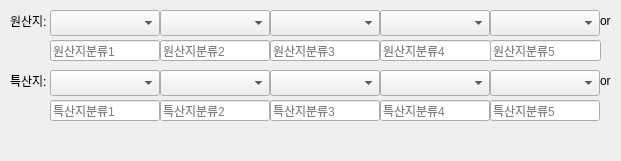
       <widget class="QWidget" name="widget_32" native="true">
        <property name="geometry">
         <rect>
          <x>690</x>
          <y>450</y>
          <width>621</width>
          <height>161</height>
         </rect>
        </property>
        <widget class="QLineEdit" name="lineEdit_ing_origin3_15">
         <property name="geometry">
          <rect>
           <x>270</x>
           <y>40</y>
           <width>110</width>
           <height>21</height>
          </rect>
         </property>
         <property name="text">
          <string/>
         </property>
         <property name="placeholderText">
          <string>원산지분류3</string>
         </property>
        </widget>
        <widget class="QLineEdit" name="lineEdit_ing_origin5_15">
         <property name="geometry">
          <rect>
           <x>490</x>
           <y>40</y>
           <width>111</width>
           <height>21</height>
          </rect>
         </property>
         <property name="text">
          <string/>
         </property>
         <property name="placeholderText">
          <string>원산지분류5</string>
         </property>
        </widget>
        <widget class="QLabel" name="label_104">
         <property name="geometry">
          <rect>
           <x>10</x>
           <y>10</y>
           <width>60</width>
           <height>21</height>
          </rect>
         </property>
         <property name="text">
          <string>원산지:</string>
         </property>
        </widget>
        <widget class="QComboBox" name="comboBox_ing_origin1_15">
         <property name="geometry">
          <rect>
           <x>50</x>
           <y>10</y>
           <width>110</width>
           <height>26</height>
          </rect>
         </property>
        </widget>
        <widget class="QLineEdit" name="lineEdit_ing_origin2_15">
         <property name="geometry">
          <rect>
           <x>160</x>
           <y>40</y>
           <width>110</width>
           <height>21</height>
          </rect>
         </property>
         <property name="text">
          <string/>
         </property>
         <property name="placeholderText">
          <string>원산지분류2</string>
         </property>
        </widget>
        <widget class="QLineEdit" name="lineEdit_ing_origin4_15">
         <property name="geometry">
          <rect>
           <x>380</x>
           <y>40</y>
           <width>111</width>
           <height>21</height>
          </rect>
         </property>
         <property name="text">
          <string/>
         </property>
         <property name="placeholderText">
          <string>원산지분류4</string>
         </property>
        </widget>
        <widget class="QLabel" name="label_117">
         <property name="geometry">
          <rect>
           <x>600</x>
           <y>10</y>
           <width>21</width>
           <height>21</height>
          </rect>
         </property>
         <property name="text">
          <string>or</string>
         </property>
        </widget>
        <widget class="QLineEdit" name="lineEdit_ing_origin1_15">
         <property name="geometry">
          <rect>
           <x>50</x>
           <y>40</y>
           <width>110</width>
           <height>21</height>
          </rect>
         </property>
         <property name="text">
          <string/>
         </property>
         <property name="placeholderText">
          <string>원산지분류1</string>
         </property>
        </widget>
        <widget class="QComboBox" name="comboBox_ing_origin2_15">
         <property name="geometry">
          <rect>
           <x>160</x>
           <y>10</y>
           <width>110</width>
           <height>26</height>
          </rect>
         </property>
        </widget>
        <widget class="QComboBox" name="comboBox_ing_origin3_15">
         <property name="geometry">
          <rect>
           <x>270</x>
           <y>10</y>
           <width>110</width>
           <height>26</height>
          </rect>
         </property>
        </widget>
        <widget class="QComboBox" name="comboBox_ing_origin4_15">
         <property name="geometry">
          <rect>
           <x>380</x>
           <y>10</y>
           <width>110</width>
           <height>26</height>
          </rect>
         </property>
        </widget>
        <widget class="QComboBox" name="comboBox_ing_origin5_15">
         <property name="geometry">
          <rect>
           <x>490</x>
           <y>10</y>
           <width>110</width>
           <height>26</height>
          </rect>
         </property>
        </widget>
        <widget class="QComboBox" name="comboBox_ing_specialty2_15">
         <property name="geometry">
          <rect>
           <x>160</x>
           <y>70</y>
           <width>110</width>
           <height>26</height>
          </rect>
         </property>
        </widget>
        <widget class="QLabel" name="label_118">
         <property name="geometry">
          <rect>
           <x>600</x>
           <y>70</y>
           <width>21</width>
           <height>21</height>
          </rect>
         </property>
         <property name="text">
          <string>or</string>
         </property>
        </widget>
        <widget class="QLineEdit" name="lineEdit_ing_specialty2_15">
         <property name="geometry">
          <rect>
           <x>160</x>
           <y>100</y>
           <width>110</width>
           <height>21</height>
          </rect>
         </property>
         <property name="text">
          <string/>
         </property>
         <property name="placeholderText">
          <string>특산지분류2</string>
         </property>
        </widget>
        <widget class="QLabel" name="label_105">
         <property name="geometry">
          <rect>
           <x>10</x>
           <y>70</y>
           <width>60</width>
           <height>21</height>
          </rect>
         </property>
         <property name="text">
          <string>특산지:</string>
         </property>
        </widget>
        <widget class="QComboBox" name="comboBox_ing_specialty4_15">
         <property name="geometry">
          <rect>
           <x>380</x>
           <y>70</y>
           <width>110</width>
           <height>26</height>
          </rect>
         </property>
        </widget>
        <widget class="QComboBox" name="comboBox_ing_specialty1_15">
         <property name="geometry">
          <rect>
           <x>50</x>
           <y>70</y>
           <width>110</width>
           <height>26</height>
          </rect>
         </property>
        </widget>
        <widget class="QLineEdit" name="lineEdit_ing_specialty1_15">
         <property name="geometry">
          <rect>
           <x>50</x>
           <y>100</y>
           <width>110</width>
           <height>21</height>
          </rect>
         </property>
         <property name="text">
          <string/>
         </property>
         <property name="placeholderText">
          <string>특산지분류1</string>
         </property>
        </widget>
        <widget class="QComboBox" name="comboBox_ing_specialty3_15">
         <property name="geometry">
          <rect>
           <x>270</x>
           <y>70</y>
           <width>110</width>
           <height>26</height>
          </rect>
         </property>
        </widget>
        <widget class="QLineEdit" name="lineEdit_ing_specialty4_15">
         <property name="geometry">
          <rect>
           <x>380</x>
           <y>100</y>
           <width>110</width>
           <height>21</height>
          </rect>
         </property>
         <property name="text">
          <string/>
         </property>
         <property name="placeholderText">
          <string>특산지분류4</string>
         </property>
        </widget>
        <widget class="QComboBox" name="comboBox_ing_specialty5_15">
         <property name="geometry">
          <rect>
           <x>490</x>
           <y>70</y>
           <width>110</width>
           <height>26</height>
          </rect>
         </property>
        </widget>
        <widget class="QLineEdit" name="lineEdit_ing_specialty3_15">
         <property name="geometry">
          <rect>
           <x>270</x>
           <y>100</y>
           <width>110</width>
           <height>21</height>
          </rect>
         </property>
         <property name="text">
          <string/>
         </property>
         <property name="placeholderText">
          <string>특산지분류3</string>
         </property>
        </widget>
        <widget class="QLineEdit" name="lineEdit_ing_specialty5_15">
         <property name="geometry">
          <rect>
           <x>490</x>
           <y>100</y>
           <width>110</width>
           <height>21</height>
          </rect>
         </property>
         <property name="text">
          <string/>
         </property>
         <property name="placeholderText">
          <string>특산지분류5</string>
         </property>
        </widget>
       </widget>
